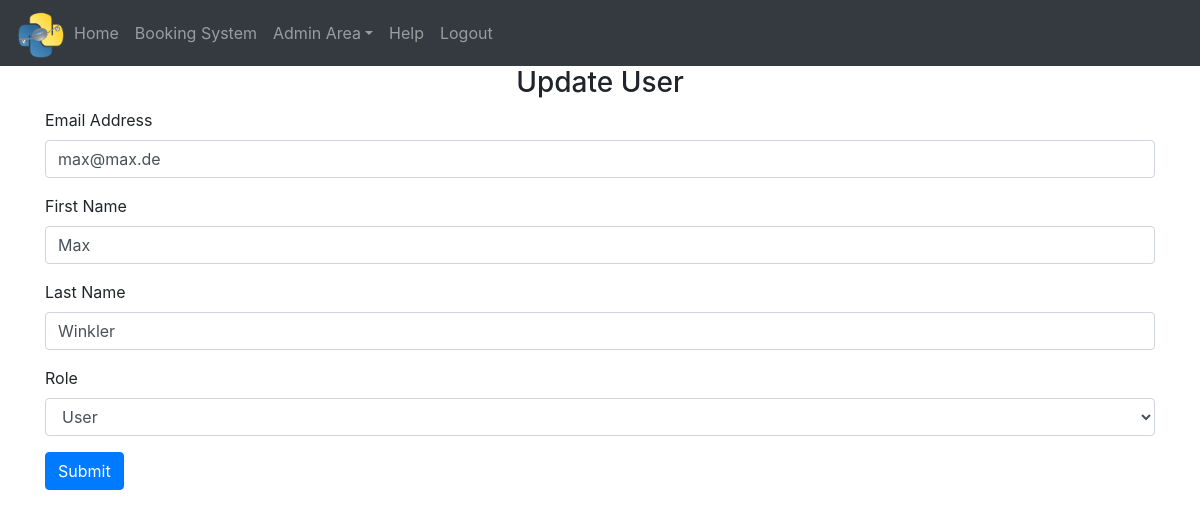
The app's page /admin-area/user/update-user/3 (signed in), older data.
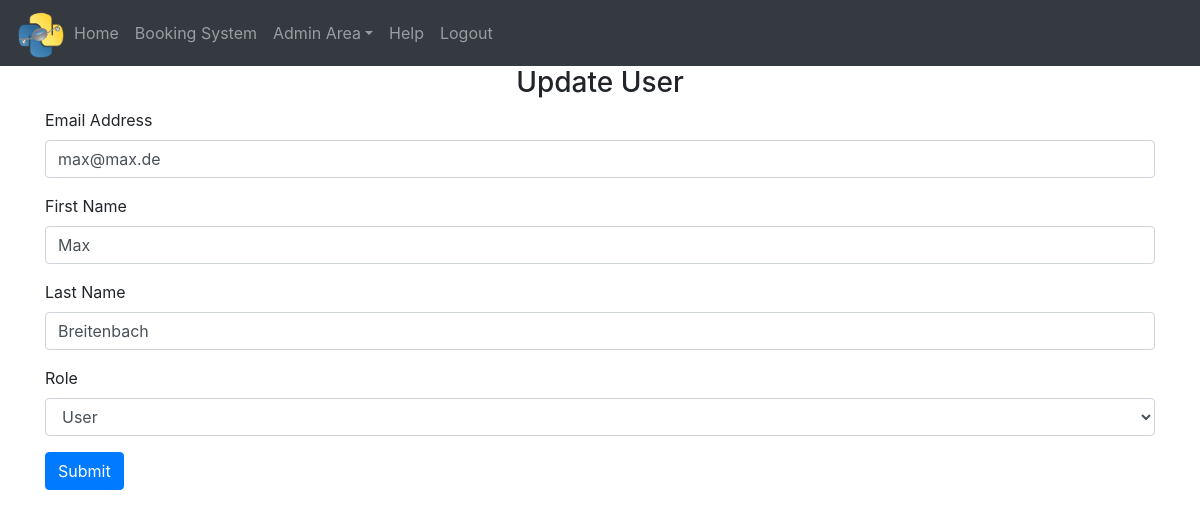
The same page, newer data.
### website/models.py (models this page shows)
class User(db.Model, UserMixin):
    id = db.Column(db.Integer, primary_key=True)
    email = db.Column(db.String(150), unique=True)
    password = db.Column(db.String(150))
    first_name = db.Column(db.String(150))
    last_name = db.Column(db.String(150))
    birth_date = db.Column(db.DateTime)
    role = db.Column(db.String(10))
    seats = db.relationship('Seat')

### website/admin.py (the view)
@admins.route('/user/update-user/<int:id>', methods=['GET', 'POST'])
@login_required
def update_user(id):
    user_to_update = User.query.get_or_404(id)
    if request.method == 'POST':
        user_to_update.email = request.form['email']
        user_to_update.first_name = request.form['first_name']
        user_to_update.last_name = request.form['last_name']
        user_to_update.role = request.form['role']
        try:
            db.session.commit()
            flash('Account updated!', category='success')
            return redirect('/admin-area/user')
        except:
            flash('Account NOT updated!', category='error')
            return redirect('/admin-area/user')
    else:
        return render_template('admin_update_user.html', user=current_user, user_to_update=user_to_update)

### website/__init__.py (called while the page is built)
def create_app():
    from .views import views
    from .auth import auth
    from .admin import admins
    from .models import User, Seat
    app = Flask(__name__)
    app.config['SECRET_KEY'] = 'secret'
    app.config['SQLALCHEMY_DATABASE_URI'] = f'sqlite:///{DB_NAME}'
    app.config['FLASK_ADMIN_SWATCH'] = 'cerulean'
    app.register_blueprint(views, url_prefix='/')
    app.register_blueprint(auth, url_prefix='/')
    app.register_blueprint(admins, url_prefix='/admin-area')
    db.init_app(app)
    create_database(app)
    login_manager = LoginManager()
    login_manager.login_view = 'auth.login'
    login_manager.init_app(app)
    @login_manager.user_loader
    def load_user(id):
        return User.query.get(int(id))
    return app

### website/templates/admin_update_user.html (shortened to what this page needs)
{% extends "base.html" %} {% block title %}Updating User{% endblock %}
{% block content %}
<form action="/admin-area/user/update-user/{{user_to_update.id}}" method="POST">
  <h3 align="center">Update User</h3>
  <div class="form-group">
    <label for="email">Email Address</label>
    <input
      type="email"
      class="form-control"
      id="email"
      name="email"
      value="{{ user_to_update.email }}"
    />
  </div>
  <div class="form-group">
    <label for="first_name">First Name</label>
    <input
      type="text"
      class="form-control"
      id="first_name"
      name="first_name"
      value="{{ user_to_update.first_name }}"
    />
  </div>
  <div class="form-group">
    <label for="last_name">Last Name</label>
    <input
      type="text"
      class="form-control"
      id="last_name"
      name="last_name"
      value="{{ user_to_update.last_name }}"
    />
  </div>
  <div class="form-group">
    <label for="role">Role</label>
    <select id="role" name="role" class="form-control">
     <option id="role" name="role" value="user">User</option>
    </select>
    </div>
  <button type="submit" class="btn btn-primary">Submit</button>
</form>
{% endblock %}

Row changes from the older to the newer data that the page shows:
changed User "max@max.de": last_name "Winkler" → "Breitenbach"
